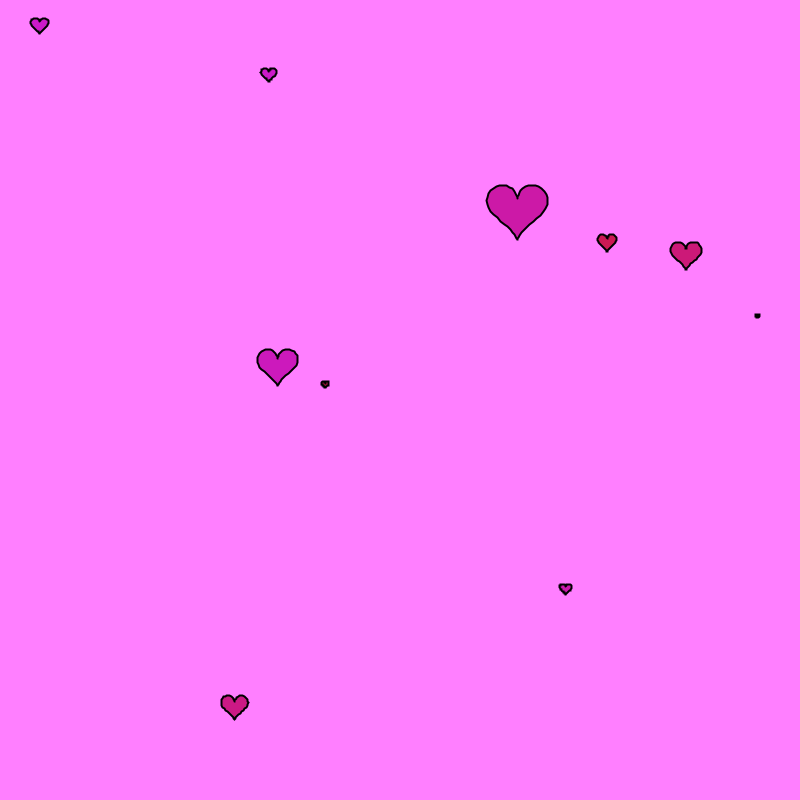
Frame 1 (no input)
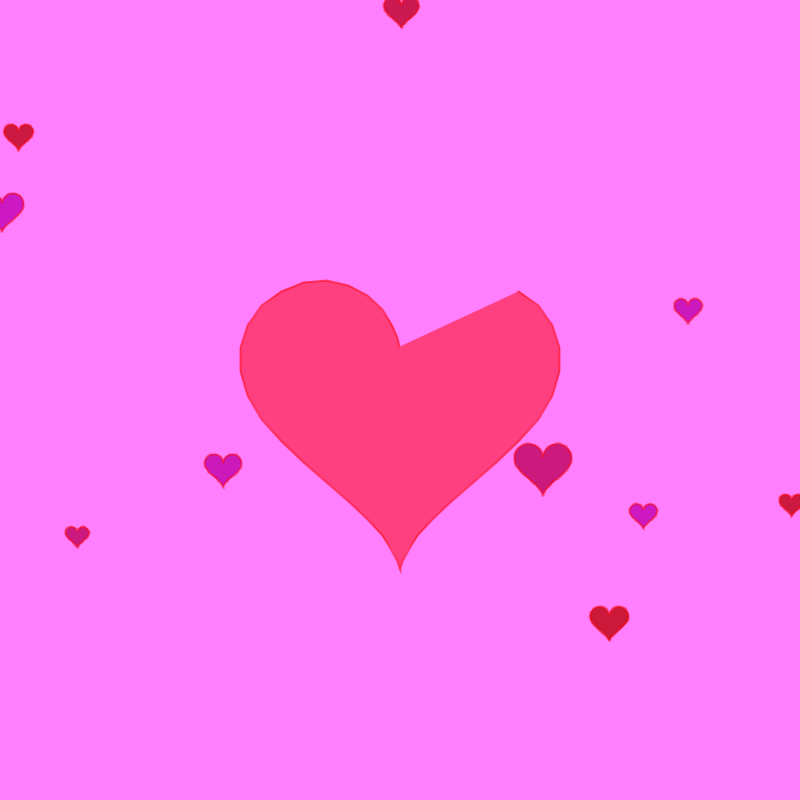
Frame 60 (the mouse pressed at the canvas centre just before this capture)
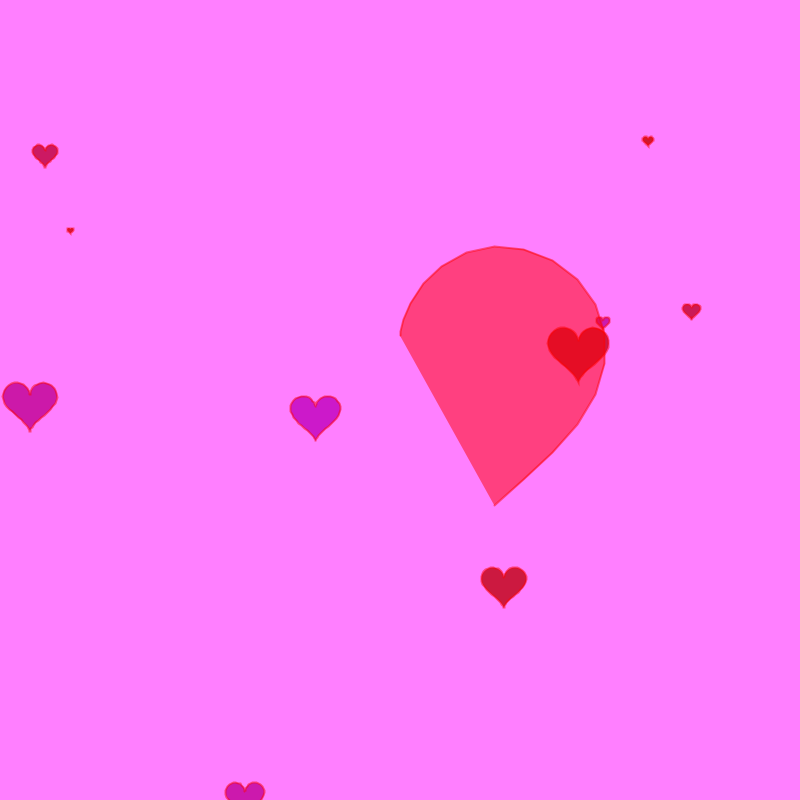
Frame 120 (the mouse held since frame 60 and released just before this capture)

The Processing sketch that drew these frames (run headless with seeded random() and noise(); from frame 60 on, the mouse is pressed at the canvas centre):

// Processing sketch: codingtrainheart
// ── codingtrainheart.pde
// <3 uwuuus


float a=0;  
ArrayList<PVector> heart = new ArrayList<PVector>();
// 
color bgclr;
int totalFrames=100;
color stkclr;
float percent;
float da;
int counter=0;
//

//
void setup(){
  size(800,800);
  noFill();
  colorMode(HSB,360,100,100,100);
  strokeWeight(2);
  stkclr=color(360,100,100,50);
  bgclr=color(300,50,100,40);
  da=0.1;
}


void draw(){
  percent=(float)(counter%totalFrames)/float(totalFrames);
  counter++;
  background(bgclr);

  hearts();
  translate(width/2,height/2);
  //---------------------

 // float r=10;
  stroke(stkclr);
 fill(stkclr);
  //
  beginShape();
//for (float a=0 ; a<TWO_PI ; a += da){
  //float x= r * pow(cos (a),3);// squeeze along y axis
//float y=r*pow(sin (a),1)
//}
  for (PVector v : heart){

  float a=map(percent,0,1,0,TWO_PI*3);
  float r= map(sin(a),-1,1,height/80,height/40);
  vertex(r*v.x, r*v.y);
  }
  endShape();
  if (percent<0.5){
    a=map(percent,0,0.5,0,TWO_PI);
  float x= 16 * pow(sin (a),3);
  float y=-(13*cos(a)-5*cos(2*a)-2*cos(3*a) -cos(4*a));//- for processing's dumm y system
  heart.add(new PVector(x,y));}
//  a+=da;
else{heart.remove(0);}

}


void smolheart( ){
  float xc=random(0,width);
  float yc=random(0,height);
  float rr= random(0.1,2);
  fill(random(300,360),100,75,80);
  pushMatrix();
    translate(xc,yc);
    beginShape();
    for (float ang=0; ang<TWO_PI ; ang+=da){
  float x= 16 * pow(sin (ang),3);
  float y=-(13*cos(ang)-5*cos(2*ang)-2*cos(3*ang) -cos(4*ang));
  vertex(rr*x,rr*y);
    }
    endShape();
    popMatrix();
}

void  hearts(){
  for ( int i=0; i<10; i++){
      smolheart();}
}
